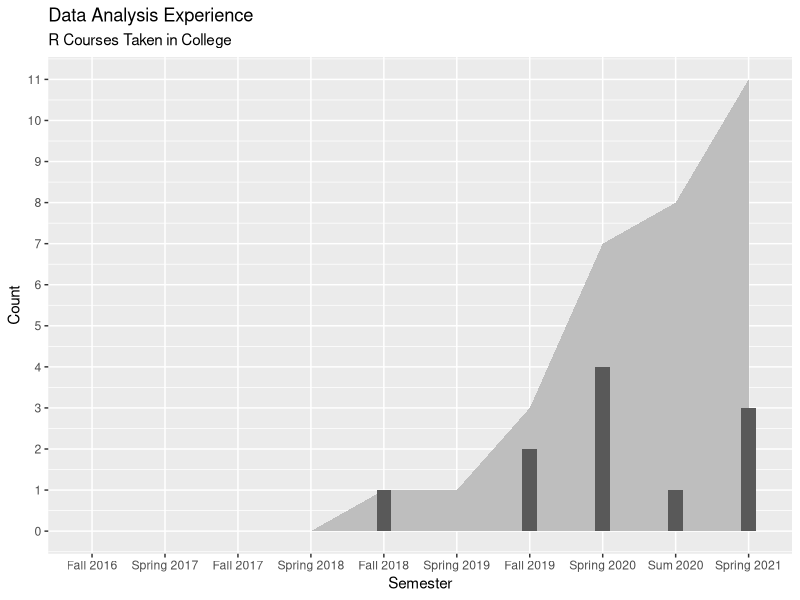

Write R code to recreate this figure.
## ---- chunk 1
knitr::opts_chunk$set(echo = TRUE)

# Load packages
library(ggplot2)
library(kableExtra)

# Cover letter mad libs
recruiter <- ""
company <- "NASA"
position <- "Program Scientist"

# As a adj1, adj2, and adj3, I embody many of the traits company is looking for in an ideal candidate.
adj1 <- "past DEVELOPer, motivated problem-solver" # cheerful collaborator, creative thinker
adj2 <- "clear communicator" #quick learner, clear communicator
adj3 <- "quick learner" #motivated problem-solver
 
# I am passionate about p1, p2, and p3.
p1 <- "visualizing data"
p2 <- "solving complex problems"
p3 <- "promoting sustainability"
## ---- chunk 2
# Assign variables
sem <- c("Fall 2016", "Spring 2017", "Fall 2017", "Spring 2018", "Fall 2018", 
         "Spring 2019", "Fall 2019", "Spring 2020", "Sum 2020", "Spring 2021")
num <- c(0, 0, 0, 0, 1, 0, 2, 4, 1, 3)
ord <- 1:10
cum <- cumsum(num)

# Merge into dataframe
df <- data.frame(ord, sem, num, cum)
df$sem <- factor(df$sem, levels = df$sem[order(df$ord)])

# Plot time series
ggplot(data=df) +
  geom_area(aes(x=sem, y=cum, group=1), fill="grey") +
  geom_col(aes(x=sem, y=num, group=1), width=0.2) + 
  scale_y_continuous(breaks = 0:11) +
  labs(title="Data Analysis Experience", 
       subtitle="R Courses Taken in College", 
       x="Semester", 
       y="Count") 
## ---- chunk 3
# Assign variables
name <- c("Econometrics", "Spatial Statistics", "Stats for Decision Making", 
          "Advanced GIS/Spatial Analysis", "Managerial Econ II", "Geoinformatics Capstone Seminar", 
          "Bayesian Econometrics", "Intro to Math Stats", "Text Analytics", "Advanced Applied Stats", "Research in Economic Problems")
grade <- c("A", "A", "A", "A", "A", "A", "B", "A", "A", "A", "Pass")
sem <- c("Fall 2018", "Fall 2019", "Fall 2019", "Spring 2020", "Spring 2020", "Spring 2020", 
         "Spring 2020", "Summer 2020", "Spring 2021", "Spring 2021", "Spring 2021")

# Merge into dataframe
df2 <- data.frame(name, grade, sem)

# Create table
df2 %>%
  kbl(booktabs = T, linesep = "",
      col.names=c("Course Name", "Grade", "Semester"),
      align=c('l', 'c', 'l')) %>%
  kable_paper(full_width = F) %>%
  kable_styling(latex_options = c("hold_position", "striped"), stripe_index = c(1, 4:7, 9:11)) %>%
  column_spec(2, bold = T, color = c(rep("OliveGreen", 6), "Mahogany", "OliveGreen", "OliveGreen", "OliveGreen", "gray"))
